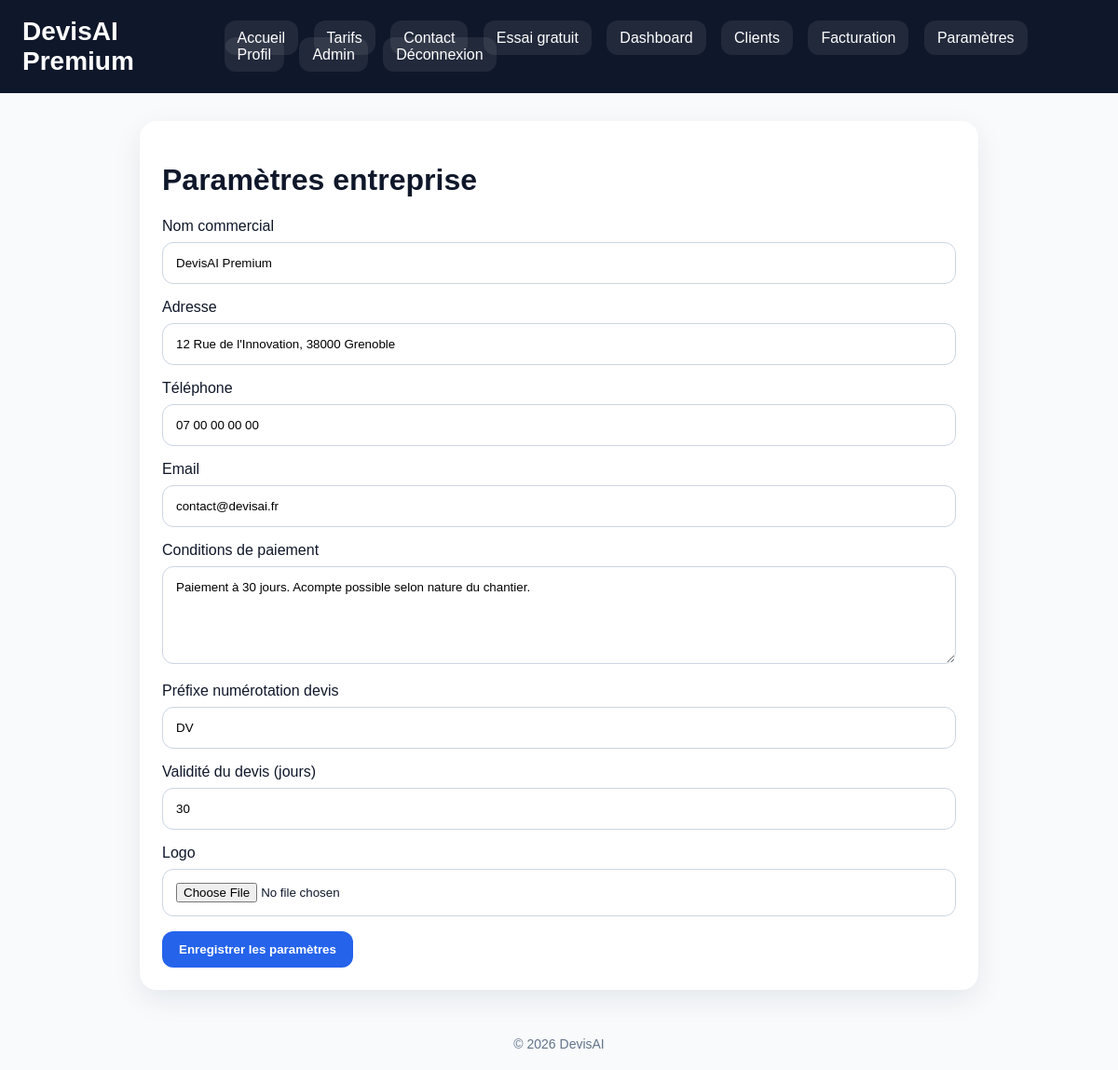
The app's page /settings (signed in) with its own data.
### tables this page shows
CREATE TABLE settings (
    id INTEGER PRIMARY KEY AUTOINCREMENT,
    username TEXT UNIQUE NOT NULL,
    company_name TEXT DEFAULT 'DevisAI Premium',
    company_address TEXT DEFAULT '12 Rue de l''Innovation, 38000 Grenoble',
    company_phone TEXT DEFAULT '07 00 00 00 00',
    company_email TEXT DEFAULT 'contact@devisai.fr',
    payment_terms TEXT DEFAULT 'Paiement à 30 jours. Acompte possible selon nature du chantier.',
    quote_prefix TEXT DEFAULT 'DV',
    validity_days INTEGER DEFAULT 30
, logo_path TEXT DEFAULT '');

### main.py (the view)
@app.get("/settings")
def settings_page(request: Request):
    user = get_current_user(request)
    if not user:
        return RedirectResponse("/login", status_code=303)
    settings = get_or_create_settings(user)
    return render_template(request, "settings.html", {
        "settings_data": settings,
        "success": None
    })

### templates/settings.html (shortened to what this page needs)
{% extends "base.html" %}
{% block content %}
<div class="container page">
    <div class="card" style="max-width:900px;margin:auto;">
        <h1>Paramètres entreprise</h1>
        <form method="post" action="/settings" enctype="multipart/form-data">
            <label>Nom commercial</label>
            <input type="text" name="company_name" value="{{ settings_data[1] }}" required>
            <label>Adresse</label>
            <input type="text" name="company_address" value="{{ settings_data[2] }}" required>
            <label>Téléphone</label>
            <input type="text" name="company_phone" value="{{ settings_data[3] }}" required>
            <label>Email</label>
            <input type="email" name="company_email" value="{{ settings_data[4] }}" required>
            <label>Conditions de paiement</label>
            <textarea name="payment_terms" rows="5" required>{{ settings_data[5] }}</textarea>
            <label>Préfixe numérotation devis</label>
            <input type="text" name="quote_prefix" value="{{ settings_data[6] }}" required>
            <label>Validité du devis (jours)</label>
            <input type="number" name="validity_days" value="{{ settings_data[7] }}" required>
            <label>Logo</label>
            <input type="file" name="logo" accept="image/*">
            <button type="submit">Enregistrer les paramètres</button>
        </form>
    </div>
</div>
{% endblock %}

### templates/base.html (shortened to what this page needs)
<!DOCTYPE html>
<html lang="fr">
<head>
    <link rel="stylesheet" href="/static/styles.css">
</head>
<body>
    {% block navbar %}
    <div class="navbar">
        <div class="navbar-inner">
            <div class="brand">
                {% if company_settings and company_settings[8] %}
                    <img src="{{ company_settings[8] }}" alt="Logo" style="height:40px;vertical-align:middle;border-radius:8px;">
                {% else %}
                    {{ company_settings[1] if company_settings else "DevisAI" }}
                {% endif %}
            </div>
            <div class="nav-links">
                <a href="/">Accueil</a>
                <a href="/pricing">Tarifs</a>
                <a href="/contact">Contact</a>
                <a href="/free-trial">Essai gratuit</a>
                {% if user %}
                    <a href="/dashboard">Dashboard</a>
                    <a href="/clients">Clients</a>
                    <a href="/billing">Facturation</a>
                    <a href="/settings">Paramètres</a>
                    <a href="/profile">Profil</a>
                    {% if record and record[4] == 1 %}
                        <a href="/admin">Admin</a>
                    {% endif %}
                    <a href="/logout">Déconnexion</a>
                {% else %}
                    <a href="/login">Connexion</a>
                    <a href="/register">Créer un compte</a>
                {% endif %}
            </div>
        </div>
    </div>
    {% endblock %}
    {% block content %}{% endblock %}
    <div class="footer">
        © {{ current_year }} DevisAI
    </div>
</body>
</html>

### static/styles.css (style rules this page uses)
:root { --bg:#f8fafc; --panel:#ffffff; --text:#0f172a; --muted:#64748b; --border:#e2e8f0; --primary:#2563eb; --primary-dark:#1d4ed8; --danger:#dc2626; --success:#16a34a; --dark:#0f172a; --radius:18px; --shadow:0 10px 30px rgba(15,23,42,0.08); }
* { box-sizing:border-box }
body { margin:0; font-family:Arial,sans-serif; background:var(--bg); color:var(--text); }
a { text-decoration:none }
.container { max-width:1180px; margin:auto; padding:24px 20px; }
.topbar, .navbar { background:var(--dark); color:#fff; padding:18px 24px; }
.navbar-inner, .topbar-inner { max-width:1180px; margin:auto; display:flex; justify-content:space-between; align-items:center; gap:20px; }
.brand { font-size:28px; font-weight:800; color:#fff; }
.nav-links a { color:#fff; margin-left:12px; background:rgba(255,255,255,.08); padding:10px 14px; border-radius:12px; }
.page { padding:30px 0; }
.card { background:var(--panel); border-radius:var(--radius); padding:24px; box-shadow:var(--shadow); }
input, textarea, select { width:100%; padding:14px; border:1px solid #cbd5e1; border-radius:12px; margin-top:8px; margin-bottom:16px; font-family:inherit; }
button, .btn { display:inline-block; border:none; background:var(--primary); color:#fff; padding:12px 18px; border-radius:12px; cursor:pointer; font-weight:700; }
.footer { text-align:center; color:var(--muted); padding:20px; font-size:14px; }

### records on screen
settings: company_name "DevisAI Premium", company_address "12 Rue de l'Innovation, 38000 Grenoble", company_phone "07 00 00 00 00", company_email "contact@devisai.fr", payment_terms "Paiement à 30 jours. Acompte possible selon nature du chantier.", quote_prefix "DV", validity_days "30"

### other values on screen
{{ current_year }} "2026"
